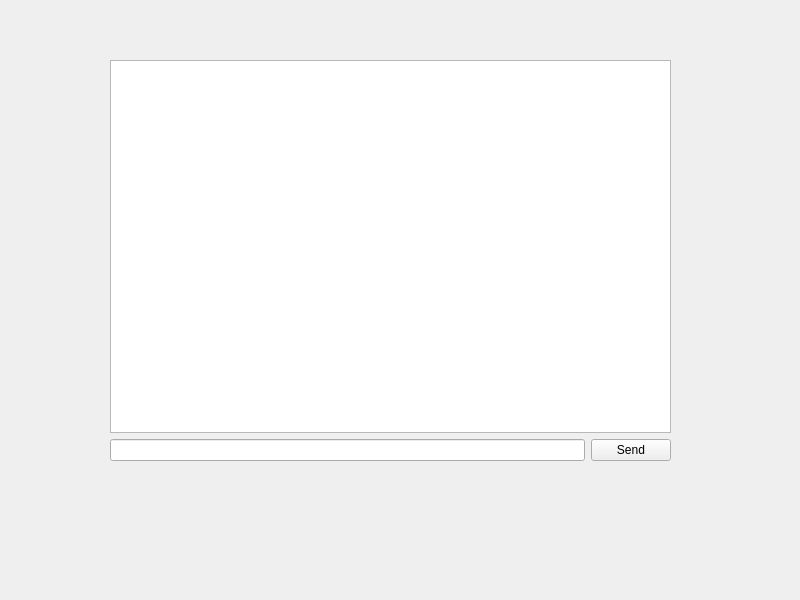
<?xml version="1.0" encoding="UTF-8"?>
<ui version="4.0">
 <class>Widget</class>
 <widget class="QWidget" name="Widget">
  <property name="geometry">
   <rect>
    <x>0</x>
    <y>0</y>
    <width>800</width>
    <height>600</height>
   </rect>
  </property>
  <property name="windowTitle">
   <string>Widget</string>
  </property>
  <widget class="QWidget" name="">
   <property name="geometry">
    <rect>
     <x>110</x>
     <y>60</y>
     <width>561</width>
     <height>401</height>
    </rect>
   </property>
   <layout class="QVBoxLayout" name="verticalLayout">
    <item>
     <widget class="QListWidget" name="listWidget"/>
    </item>
    <item>
     <layout class="QHBoxLayout" name="horizontalLayout">
      <item>
       <widget class="QLineEdit" name="lineEdit"/>
      </item>
      <item>
       <widget class="QPushButton" name="pushButton">
        <property name="text">
         <string>Send</string>
        </property>
       </widget>
      </item>
     </layout>
    </item>
   </layout>
  </widget>
 </widget>
 <resources/>
 <connections/>
</ui>
